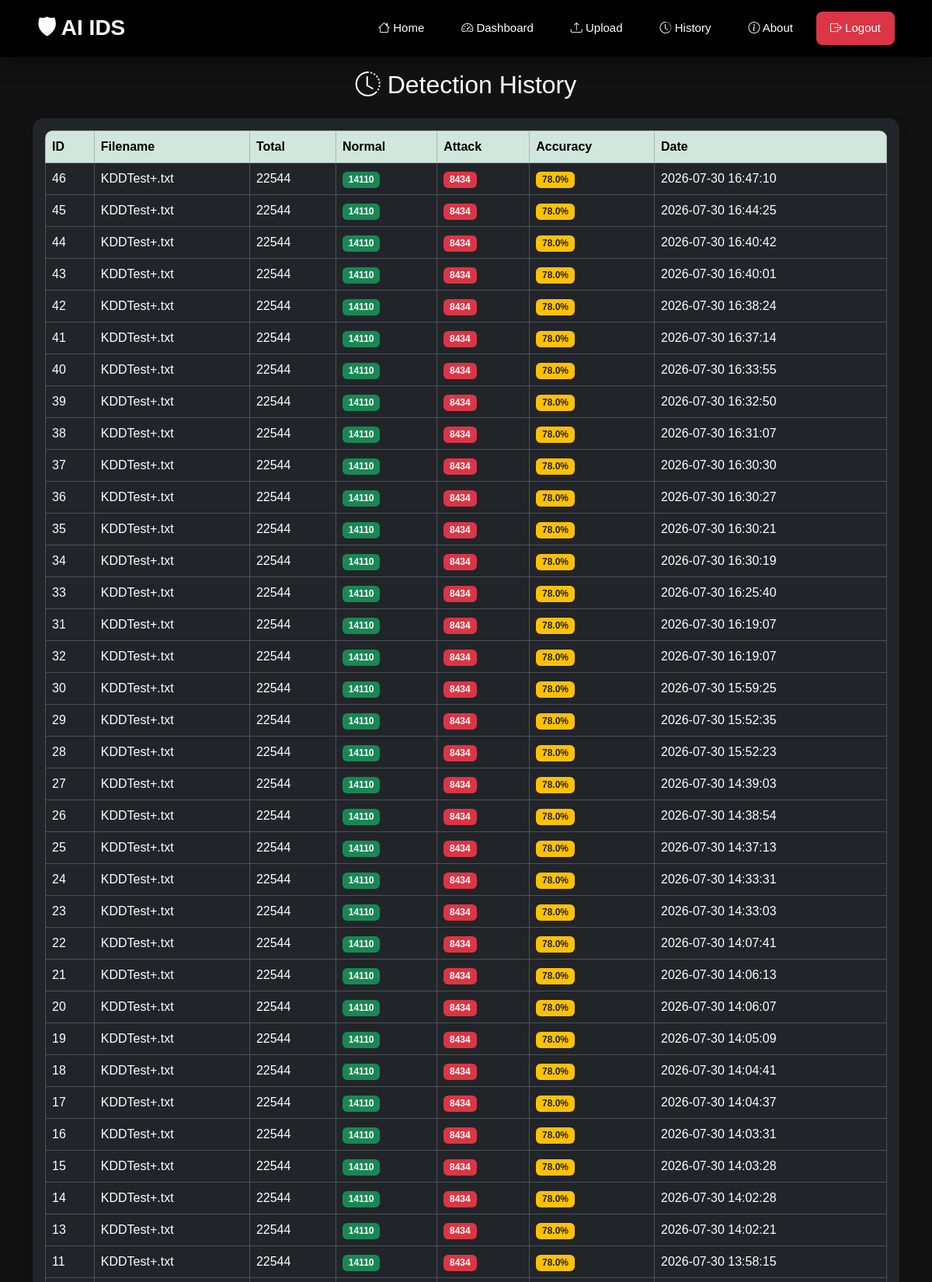
The page /history (signed in, upper part) on the database its author committed.
### tables this page shows
CREATE TABLE detections(

        id INTEGER PRIMARY KEY AUTOINCREMENT,

        filename TEXT,

        total INTEGER,

        normal INTEGER,

        attack INTEGER,

        accuracy REAL,

        created_at TIMESTAMP DEFAULT CURRENT_TIMESTAMP

    );

### app.py (the view)
@app.route("/history")
def history():
    if "user" not in session:
        return redirect(url_for("login"))
    records = get_all()
    return render_template(
        "history.html",
        records=records
    )

### src/database.py (called while the page is built)
def connect():
    return sqlite3.connect(DB_PATH)

def get_all():
    conn = connect()
    conn.row_factory = sqlite3.Row
    cursor = conn.cursor()
    cursor.execute("""
        SELECT *
        FROM detections
        ORDER BY created_at DESC
    """)
    rows = cursor.fetchall()
    conn.close()
    return rows

### app/templates/history.html (shortened to what this page needs)
{% extends "base.html" %}
{% block content %}
<h2 class="text-center mb-4">
    <i class="bi bi-clock-history"></i>
    Detection History
</h2>
<div class="card bg-dark shadow">
    <div class="card-body">
        {% if records %}
        <div class="table-responsive">
            <table class="table table-dark table-hover table-bordered align-middle">
                <thead class="table-success">
                    <tr>
                        <th>ID</th>
                        <th>Filename</th>
                        <th>Total</th>
                        <th>Normal</th>
                        <th>Attack</th>
                        <th>Accuracy</th>
                        <th>Date</th>
                    </tr>
                </thead>
                <tbody>
                    {% for row in records %}
                    <tr>
                        <td>{{ row.id }}</td>
                        <td>{{ row.filename }}</td>
                        <td>{{ row.total }}</td>
                        <td>
                            <span class="badge bg-success">
                                {{ row.normal }}
                            </span>
                        </td>
                        <td>
                            <span class="badge bg-danger">
                                {{ row.attack }}
                            </span>
                        </td>
                        <td>
                            <span class="badge bg-warning text-dark">
                                {{ row.accuracy }}%
                            </span>
                        </td>
                        <td>{{ row.created_at }}</td>
                    </tr>
                    {% endfor %}
                </tbody>
            </table>
        </div>
        {% else %}
        <div class="alert alert-warning text-center">
            <h4>No Detection History Found</h4>
            <p>Upload a dataset and perform detection first.</p>
        </div>
        {% endif %}
    </div>
</div>
{% endblock %}

### app/templates/base.html (shortened to what this page needs)
<!DOCTYPE html>
<html lang="en">
<head>
<link href="https://cdn.jsdelivr.net/npm/bootstrap@5.3.7/dist/css/bootstrap.min.css" rel="stylesheet">
<link href="https://cdn.jsdelivr.net/npm/bootstrap-icons@1.11.3/font/bootstrap-icons.css" rel="stylesheet">
</head>
<body>
<nav class="navbar">
<div class="nav-container">
<a href="{{ url_for('home') }}" class="logo">
🛡 AI IDS
</a>
<div class="nav-links">
<a href="{{ url_for('home') }}">
<i class="bi bi-house"></i> Home
</a>
<a href="{{ url_for('dashboard') }}">
<i class="bi bi-speedometer2"></i> Dashboard
</a>
<a href="{{ url_for('upload') }}">
<i class="bi bi-upload"></i> Upload
</a>
<a href="{{ url_for('history') }}">
<i class="bi bi-clock-history"></i> History
</a>
<a href="{{ url_for('about') }}">
<i class="bi bi-info-circle"></i> About
</a>
<a href="{{ url_for('logout') }}" class="logout">
<i class="bi bi-box-arrow-right"></i> Logout
</a>
</div>
</div>
</nav>
<div class="container">
{% block content %}
{% endblock %}
</div>
</body>
</html>

### app/templates/base.html (style rules this page uses)
* { margin:0; padding:0; box-sizing:border-box; }
html { scroll-behavior:smooth; }
body { background:#121212; color:white; font-family:Arial,Helvetica,sans-serif; min-height:100vh; padding-top:90px; }
.navbar { position:fixed; top:0; left:0; width:100%; background:#000; z-index:999; padding:15px 0; box-shadow:0 5px 20px rgba(0,0,0,.5); }
.nav-container { width:92%; margin:auto; display:flex; justify-content:space-between; align-items:center; }
.logo { color:#fff; text-decoration:none; font-size:28px; font-weight:bold; }
.nav-links { display:flex; gap:12px; }
.nav-links a { color:white; text-decoration:none; padding:10px 18px; border-radius:8px; transition:.3s; font-size:15px; }
.logout { background:#dc3545; }
.container { padding-bottom:50px; }
.card { border:none; border-radius:15px; transition:.35s; }
.table { border-radius:10px; overflow:hidden; }

### rows shown on the page
detections: id "46", filename "KDDTest+.txt", total "22544", normal "14110", attack "8434", accuracy "78.0", created_at "2026-07-30 16:47:10"
detections: id "45", filename "KDDTest+.txt", total "22544", normal "14110", attack "8434", accuracy "78.0", created_at "2026-07-30 16:44:25"
detections: id "44", filename "KDDTest+.txt", total "22544", normal "14110", attack "8434", accuracy "78.0", created_at "2026-07-30 16:40:42"
detections: id "43", filename "KDDTest+.txt", total "22544", normal "14110", attack "8434", accuracy "78.0", created_at "2026-07-30 16:40:01"
detections: id "42", filename "KDDTest+.txt", total "22544", normal "14110", attack "8434", accuracy "78.0", created_at "2026-07-30 16:38:24"
detections: id "41", filename "KDDTest+.txt", total "22544", normal "14110", attack "8434", accuracy "78.0", created_at "2026-07-30 16:37:14"
detections: id "40", filename "KDDTest+.txt", total "22544", normal "14110", attack "8434", accuracy "78.0", created_at "2026-07-30 16:33:55"
detections: id "39", filename "KDDTest+.txt", total "22544", normal "14110", attack "8434", accuracy "78.0", created_at "2026-07-30 16:32:50"
detections: id "38", filename "KDDTest+.txt", total "22544", normal "14110", attack "8434", accuracy "78.0", created_at "2026-07-30 16:31:07"
detections: id "37", filename "KDDTest+.txt", total "22544", normal "14110", attack "8434", accuracy "78.0", created_at "2026-07-30 16:30:30"
detections: id "36", filename "KDDTest+.txt", total "22544", normal "14110", attack "8434", accuracy "78.0", created_at "2026-07-30 16:30:27"
detections: id "35", filename "KDDTest+.txt", total "22544", normal "14110", attack "8434", accuracy "78.0", created_at "2026-07-30 16:30:21"
detections: id "34", filename "KDDTest+.txt", total "22544", normal "14110", attack "8434", accuracy "78.0", created_at "2026-07-30 16:30:19"
detections: id "33", filename "KDDTest+.txt", total "22544", normal "14110", attack "8434", accuracy "78.0", created_at "2026-07-30 16:25:40"
detections: id "31", filename "KDDTest+.txt", total "22544", normal "14110", attack "8434", accuracy "78.0", created_at "2026-07-30 16:19:07"
detections: id "32", filename "KDDTest+.txt", total "22544", normal "14110", attack "8434", accuracy "78.0", created_at "2026-07-30 16:19:07"
detections: id "30", filename "KDDTest+.txt", total "22544", normal "14110", attack "8434", accuracy "78.0", created_at "2026-07-30 15:59:25"
detections: id "29", filename "KDDTest+.txt", total "22544", normal "14110", attack "8434", accuracy "78.0", created_at "2026-07-30 15:52:35"
detections: id "28", filename "KDDTest+.txt", total "22544", normal "14110", attack "8434", accuracy "78.0", created_at "2026-07-30 15:52:23"
detections: id "27", filename "KDDTest+.txt", total "22544", normal "14110", attack "8434", accuracy "78.0", created_at "2026-07-30 14:39:03"
detections: id "26", filename "KDDTest+.txt", total "22544", normal "14110", attack "8434", accuracy "78.0", created_at "2026-07-30 14:38:54"
detections: id "25", filename "KDDTest+.txt", total "22544", normal "14110", attack "8434", accuracy "78.0", created_at "2026-07-30 14:37:13"
detections: id "24", filename "KDDTest+.txt", total "22544", normal "14110", attack "8434", accuracy "78.0", created_at "2026-07-30 14:33:31"
detections: id "23", filename "KDDTest+.txt", total "22544", normal "14110", attack "8434", accuracy "78.0", created_at "2026-07-30 14:33:03"
detections: id "22", filename "KDDTest+.txt", total "22544", normal "14110", attack "8434", accuracy "78.0", created_at "2026-07-30 14:07:41"
detections: id "21", filename "KDDTest+.txt", total "22544", normal "14110", attack "8434", accuracy "78.0", created_at "2026-07-30 14:06:13"
detections: id "20", filename "KDDTest+.txt", total "22544", normal "14110", attack "8434", accuracy "78.0", created_at "2026-07-30 14:06:07"
detections: id "19", filename "KDDTest+.txt", total "22544", normal "14110", attack "8434", accuracy "78.0", created_at "2026-07-30 14:05:09"
detections: id "18", filename "KDDTest+.txt", total "22544", normal "14110", attack "8434", accuracy "78.0", created_at "2026-07-30 14:04:41"
detections: id "17", filename "KDDTest+.txt", total "22544", normal "14110", attack "8434", accuracy "78.0", created_at "2026-07-30 14:04:37"
detections: id "16", filename "KDDTest+.txt", total "22544", normal "14110", attack "8434", accuracy "78.0", created_at "2026-07-30 14:03:31"
detections: id "15", filename "KDDTest+.txt", total "22544", normal "14110", attack "8434", accuracy "78.0", created_at "2026-07-30 14:03:28"
detections: id "14", filename "KDDTest+.txt", total "22544", normal "14110", attack "8434", accuracy "78.0", created_at "2026-07-30 14:02:28"
detections: id "13", filename "KDDTest+.txt", total "22544", normal "14110", attack "8434", accuracy "78.0", created_at "2026-07-30 14:02:21"
detections: id "11", filename "KDDTest+.txt", total "22544", normal "14110", attack "8434", accuracy "78.0", created_at "2026-07-30 13:58:15"
